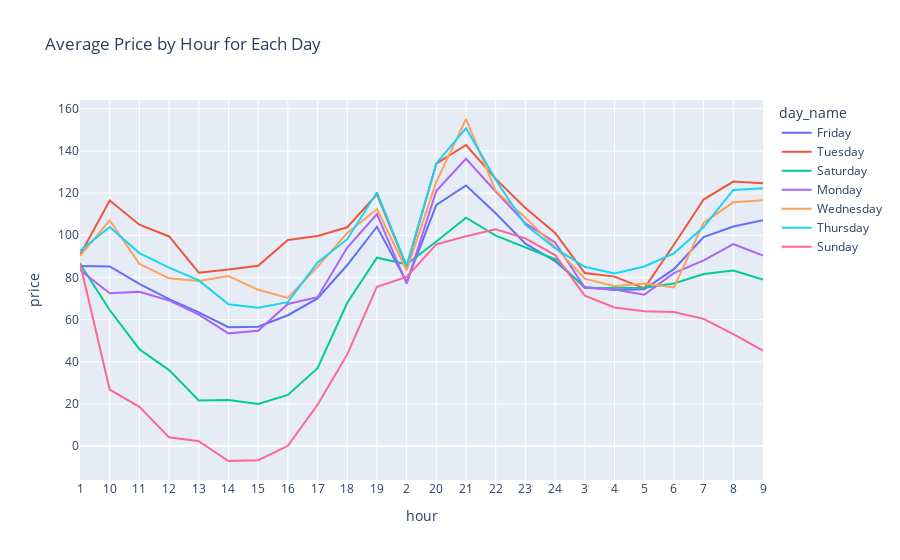

The cell this chart's notebook holds for it:
### Code cell
# Calculate average price by hour for each day
avg_price_by_hour_day = plot_data.groupby(['day_name', 'hour'])['price'].mean().reset_index()
avg_price_by_hour_day = avg_price_by_hour_day.sort_values(by='hour')
# Line plot of average price by hour for each day
fig = px.line(avg_price_by_hour_day, x='hour', y='price', color='day_name', title='Average Price by Hour for Each Day')
fig.show()

### Figure 1 — Plotly figure (JSON) as saved in the notebook; plotly's stock layout.template omitted (floating-point values rounded to 4 significant figures)
{"data": [{"hovertemplate": "day_name=Friday<br>hour=%{x}<br>price=%{y}<extra></extra>", "legendgroup": "Friday", "line": {"color": "#636efa", "dash": "solid"}, "marker": {"symbol": "circle"}, "mode": "lines", "name": "Friday", "orientation": "v", "showlegend": true, "type": "scatter", "x": ["1", "10", "11", "12", "13", "14", "15", "16", "17", "18", "19", "2", "20", "21", "22", "23", "24", "3", "4", "5", "6", "7", "8", "9"], "xaxis": "x", "y": [85.42, 85.23, 76.96, 69.69, 63.4, 56.4, 56.6, 62.07, 70.05, 85.9, 104.0, 77.88, 114.4, 123.7, 110.4, 96.03, 87.67, 75.51, 74.09, 74.4, 83.94, 99.14, 104.2, 107.1], "yaxis": "y"}, {"hovertemplate": "day_name=Tuesday<br>hour=%{x}<br>price=%{y}<extra></extra>", "legendgroup": "Tuesday", "line": {"color": "#EF553B", "dash": "solid"}, "marker": {"symbol": "circle"}, "mode": "lines", "name": "Tuesday", "orientation": "v", "showlegend": true, "type": "scatter", "x": ["1", "10", "11", "12", "13", "14", "15", "16", "17", "18", "19", "2", "20", "21", "22", "23", "24", "3", "4", "5", "6", "7", "8", "9"], "xaxis": "x", "y": [90.63, 116.5, 105.0, 99.44, 82.25, 83.71, 85.55, 97.75, 99.65, 103.8, 119.4, 85.02, 134.0, 142.8, 126.7, 112.9, 101.1, 82.06, 80.38, 74.79, 95.51, 116.9, 125.5, 124.6], "yaxis": "y"}, {"hovertemplate": "day_name=Saturday<br>hour=%{x}<br>price=%{y}<extra></extra>", "legendgroup": "Saturday", "line": {"color": "#00cc96", "dash": "solid"}, "marker": {"symbol": "circle"}, "mode": "lines", "name": "Saturday", "orientation": "v", "showlegend": true, "type": "scatter", "x": ["1", "10", "11", "12", "13", "14", "15", "16", "17", "18", "19", "2", "20", "21", "22", "23", "24", "3", "4", "5", "6", "7", "8", "9"], "xaxis": "x", "y": [86.52, 64.55, 45.94, 36.04, 21.65, 21.83, 19.93, 24.23, 36.91, 67.98, 89.36, 86.2, 97.03, 108.3, 99.8, 94.34, 88.64, 74.95, 75.11, 75.06, 77.09, 81.6, 83.27, 78.98], "yaxis": "y"}, {"hovertemplate": "day_name=Monday<br>hour=%{x}<br>price=%{y}<extra></extra>", "legendgroup": "Monday", "line": {"color": "#ab63fa", "dash": "solid"}, "marker": {"symbol": "circle"}, "mode": "lines", "name": "Monday", "orientation": "v", "showlegend": true, "type": "scatter", "x": ["1", "10", "11", "12", "13", "14", "15", "16", "17", "18", "19", "2", "20", "21", "22", "23", "24", "3", "4", "5", "6", "7", "8", "9"], "xaxis": "x", "y": [83.49, 72.51, 73.2, 69.08, 62.33, 53.46, 54.7, 67.39, 70.63, 94.18, 110.0, 77.02, 121.1, 136.3, 120.8, 105.7, 96.63, 75.07, 74.29, 71.8, 82.04, 88.04, 95.85, 90.42], "yaxis": "y"}, {"hovertemplate": "day_name=Wednesday<br>hour=%{x}<br>price=%{y}<extra></extra>", "legendgroup": "Wednesday", "line": {"color": "#FFA15A", "dash": "solid"}, "marker": {"symbol": "circle"}, "mode": "lines", "name": "Wednesday", "orientation": "v", "showlegend": true, "type": "scatter", "x": ["1", "10", "11", "12", "13", "14", "15", "16", "17", "18", "19", "2", "20", "21", "22", "23", "24", "3", "4", "5", "6", "7", "8", "9"], "xaxis": "x", "y": [90.27, 107.0, 86.44, 79.59, 78.29, 80.67, 74.13, 70.27, 85.12, 101.1, 112.5, 83.41, 125.3, 155.2, 121.0, 108.3, 94.36, 79.4, 75.78, 77.08, 75.24, 105.9, 115.6, 116.6], "yaxis": "y"}, {"hovertemplate": "day_name=Thursday<br>hour=%{x}<br>price=%{y}<extra></extra>", "legendgroup": "Thursday", "line": {"color": "#19d3f3", "dash": "solid"}, "marker": {"symbol": "circle"}, "mode": "lines", "name": "Thursday", "orientation": "v", "showlegend": true, "type": "scatter", "x": ["1", "10", "11", "12", "13", "14", "15", "16", "17", "18", "19", "2", "20", "21", "22", "23", "24", "3", "4", "5", "6", "7", "8", "9"], "xaxis": "x", "y": [92.69, 103.9, 91.53, 84.67, 78.57, 67.25, 65.65, 68.26, 87.15, 98.15, 120.4, 85.47, 134.1, 150.8, 126.3, 105.0, 93.86, 85.05, 81.89, 85.16, 91.44, 103.9, 121.5, 122.3], "yaxis": "y"}, {"hovertemplate": "day_name=Sunday<br>hour=%{x}<br>price=%{y}<extra></extra>", "legendgroup": "Sunday", "line": {"color": "#FF6692", "dash": "solid"}, "marker": {"symbol": "circle"}, "mode": "lines", "name": "Sunday", "orientation": "v", "showlegend": true, "type": "scatter", "x": ["1", "10", "11", "12", "13", "14", "15", "16", "17", "18", "19", "2", "20", "21", "22", "23", "24", "3", "4", "5", "6", "7", "8", "9"], "xaxis": "x", "y": [86.8, 26.78, 18.64, 4.135, 2.28, -7.088, -6.71, 0.1275, 19.61, 43.49, 75.59, 80.27, 95.68, 99.54, 102.8, 98.5, 90.62, 71.34, 65.73, 63.99, 63.61, 60.35, 53.05, 45.31], "yaxis": "y"}], "layout": {"legend": {"title": {"text": "day_name"}, "tracegroupgap": 0}, "title": {"text": "Average Price by Hour for Each Day"}, "xaxis": {"anchor": "y", "domain": [0, 1], "title": {"text": "hour"}}, "yaxis": {"anchor": "x", "domain": [0, 1], "title": {"text": "price"}}}}
